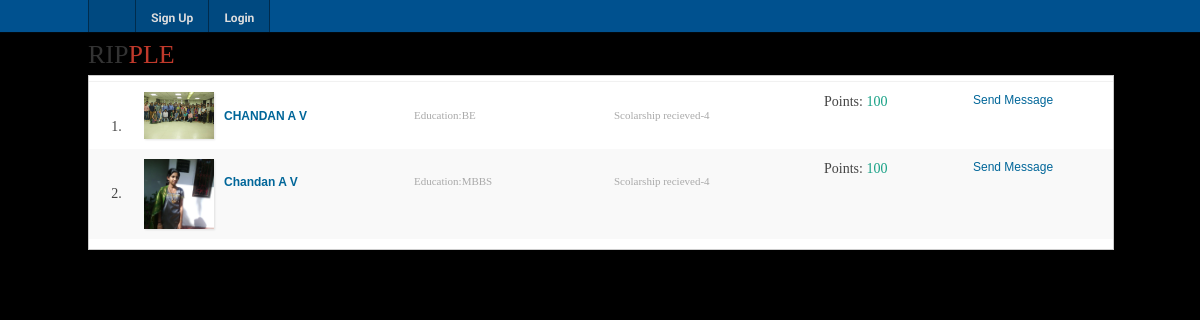
The page /people.php on the database its author committed.
### tables this page shows
CREATE TABLE IF NOT EXISTS `users` (
  `userID` int(11) NOT NULL,
  `username` varchar(80) NOT NULL,
  `firstName` varchar(30) NOT NULL,
  `lastName` varchar(60) NOT NULL,
  `contact` varchar(13) NOT NULL,
  `education` varchar(255) NOT NULL,
  `email` varchar(60) NOT NULL,
  `password` varchar(100) NOT NULL,
  `thumbnail` varchar(255) DEFAULT '',
  `gender` varchar(10) DEFAULT '',
  `birthdate` varchar(255) DEFAULT '0000-00-00',
  `birthmo` varchar(255) NOT NULL,
  `birthyr` varchar(255) NOT NULL,
  `religion` varchar(100) DEFAULT '',
  `birthplace` varchar(255) DEFAULT '',
  `address` varchar(255) NOT NULL,
  `ano` varchar(255) NOT NULL,
  `opt` varchar(255) NOT NULL,
  `points` int(8) NOT NULL
);

### people.php (the view, shortened to what this page needs)
<!DOCTYPE html>
<html lang="en">
<head>
    <link rel='stylesheet' type='text/css' href='videos/css/main.css' >
<link rel='stylesheet' type='text/css' href='videos/css/footer.css' >
<link rel='stylesheet' type='text/css' href='videos/css/jquery-ui/jquery-ui.css' >
<link rel='stylesheet' type='text/css' href='videos/css/search.css' >
</head>
<body>
<div id="wrapper">
                <header id="main_header">
                <a href="index.php" class="headerLogo">RIP<span class="secondColor">PLE</span></a>
            </header>
<section id="main_section">
    <section id="main_content" class="search-result-panel">
        <div class="search-result-list">
		<?php $sql=mysql_query("SELECT * FROM users ORDER BY userID") or die(mysql_error());
			$i=1;
		while($row=mysql_fetch_array($sql)){
                    echo '                <div class="node">
                                                            <div class="ranking">
                                    '.$i.'.                                </div>
                            <div class="img-cont">        <a href="user.php?user='.$row['userID'].'"><img class="thumbIcon"
                src="'.$row['thumbnail'].'"></a>
    </div>
                            <div class="desc">
							<br>
                                <a href="user.php?user='.$row['userID'].'"
                                    class="desc-title">'.$row['firstName'].' '.$row['lastName'].'</a>
                                                                                                                 </div>
                            <div class="profile-page-stats">
                                <span class="stat-title"></span><br/> <span
                                    class="stat-details">Education:'.$row['education'].'</span><br/>
                                <span
                                    class="stat-details"></span><br/>
                            </div>
                            <div class="forum-stats">
                                <span class="stat-title"></span><br/> <span
                                    class="stat-details">Scolarship recieved-4</span><br/>
                                <span
                                    class="stat-details"></span><br/>
                            </div>
                            <div class="reputation">
                                Points: <span
                                    style="color:#16A085;">'.$row['points'].'</span><br/>
                            </div>
                            <div class="action">
                                    <span class="friend-actions">
                                                                            </span> <a href="user.php?user='.$row['userID'].'">Send Message</a> <br/>
                            </div>
                        </div>';
						$i=$i+1;
		}
?>
                            </div>
    </section>
</section>
       <div id="main_footer">    </div>
    <div id="fixed_footer">
	 <ul>
      <div class="centered-navigation">
                <li class="home_button" style="border-left:1px solid rgba(0,0,0,0.4); height:auto;"><a href="index.php"></a>
                </li>
			<?php if($_SESSION['s'])
			{
				               echo ' <li><a href="account.php" class="p_menu">My Account</a></li>';
			}
			else{
								               echo ' <li><a href="signup.php" class="p_menu">Sign Up</a></li>';
				               echo ' <li><a href="login.php" class="p_menu">Login</a></li>';
			}?>
            </div>
            </ul>
        </div>
    </div>
</body>
</html>

### videos/css/main.css (style rules this page uses)
* { margin: 0px; padding: 0px; }
article, aside, details, figcaption, figure, footer, header, hgroup, menu, nav, section { display: block; }
a img { border: none; }
a:link, a:visited { color: #006699; text-decoration: none; }
a:link.headerLogo, a:visited.headerLogo { color: #333333; text-decoration: none; font-family: Oswald-Regular; font-size: 26px; }
a:link.headerLogo .secondColor, a:visited.headerLogo .secondColor, a:hover.headerLogo .secondColor, a:active.headerLogo .secondColor { color: #C0392B; }
body { text-align: center; background: #000000 url("/images/paper_background.jpg") repeat; position: relative; font: 12px/1.4 Arial, Helvetica, sans-serif; color: #444444; }
#main_footer { clear: both; text-align: center; padding: 10px 5px 10px; color: #333333; }
#main_header { padding: 2px 0px; }
#main_section { background: white; float: left; width: 1024px; border: 1px solid #CCCCCC; }
#wrapper { width: 1024px; margin: 5px auto; text-align: left; }

### videos/css/search.css (style rules this page uses)
.search-result-list .node:first-child { border-top: 1px solid #F1F1F1; margin-top: 5px; }
.search-result-list .node:nth-child(even) { background: #F9F9F9; }
.search-result-list .node:last-child { margin-bottom: 10px; }
.search-result-list .node { padding: 10px; }
.search-result-list .ranking { float: left; font-family: OpenSans-Bold; font-size: 14px; margin: 25px 15px 0 5px; text-align: center; min-width: 25px; }
.search-result-list .img-cont { margin-right: 10px; float: left; }
.search-result-list .thumbIcon { width: 70px; vertical-align: top; border: none; box-shadow: 1px 1px 2px rgba(0, 0, 0, 0.1); }
.search-result-list .desc { float: left; width: 180px; margin-right: 10px; font-size: 11px; }
.search-result-list .desc-title { font-size: 12px; font-weight: bold; }
.search-result-list .profile-page-stats { float: left; width: 170px; margin-right: 30px; font-size: 11px; font-family: OpenSans-Regular; }
.search-result-list .forum-stats { float: left; width: 180px; margin-right: 30px; font-size: 11px; font-family: OpenSans-Regular; }
.search-result-list .stat-details { color: #AAAAAA; }
.search-result-list .reputation { float: left; font-size: 14px; font-family: OpenSans-Bold; max-width: 120px; }
.search-result-list .action { padding: 0px 0px 10px 10px; float: right; min-width: 130px; }

### videos/css/footer_nav.css (style rules this page uses)
body { padding-top: 30px; }
#fixed_footer { position: fixed; top: 0px; left: 0px; right: 0px; width: 100%; height: 32px; margin: 0px; padding: 0px; background: rgb(0,81,143); border-bottom: 1px solid rgba(0, 0, 0, 0.9); color: white; font-size: 12px; font-family: Roboto-Regular, Arial; box-shadow: 0px 1px 5px rgba(0, 0, 0, 0.5); }
#fixed_footer li { float: left; margin: 0px; padding: 9px 15px; border: none; border-right: 1px solid rgba(0, 0, 0, 0.4); background: rgba(0, 0, 0, 0.1); list-style: none; height: 14px; }
#fixed_footer li a { display: block; color: #DDDDDD; text-decoration: none; }
#fixed_footer a.p_menu { font-family: Roboto-Bold; }
#fixed_footer .home_button { padding: 3px 10px; }
#fixed_footer .home_button a { background: url("/images/home.png") top left no-repeat; width: 26px; height: 26px; }
#fixed_footer .centered-navigation { width: 1024px; margin: 0px auto; }

### rows shown on the page
users: thumbnail (picture), firstName "CHANDAN", lastName "A V", education "BE", points "100"
users: thumbnail (picture), firstName "Chandan", lastName "A V", education "MBBS", points "100"
